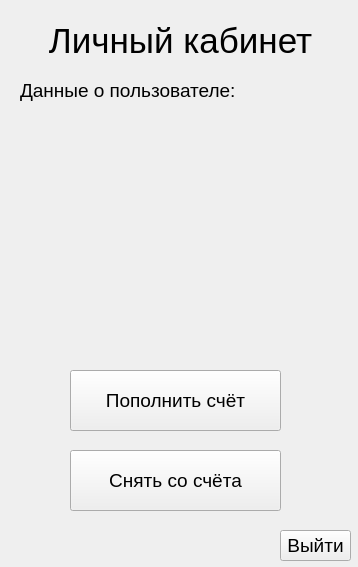
<?xml version="1.0" encoding="UTF-8"?>
<ui version="4.0">
 <class>Form</class>
 <widget class="QWidget" name="Form">
  <property name="geometry">
   <rect>
    <x>0</x>
    <y>0</y>
    <width>358</width>
    <height>567</height>
   </rect>
  </property>
  <property name="windowTitle">
   <string>Form</string>
  </property>
  <widget class="QPushButton" name="addS">
   <property name="geometry">
    <rect>
     <x>70</x>
     <y>370</y>
     <width>211</width>
     <height>61</height>
    </rect>
   </property>
   <property name="font">
    <font>
     <pointsize>14</pointsize>
    </font>
   </property>
   <property name="cursor">
    <cursorShape>PointingHandCursor</cursorShape>
   </property>
   <property name="text">
    <string>Пополнить счёт</string>
   </property>
  </widget>
  <widget class="QLabel" name="label_2">
   <property name="geometry">
    <rect>
     <x>20</x>
     <y>80</y>
     <width>241</width>
     <height>21</height>
    </rect>
   </property>
   <property name="font">
    <font>
     <pointsize>14</pointsize>
    </font>
   </property>
   <property name="text">
    <string>Данные о пользователе:</string>
   </property>
  </widget>
  <widget class="QPushButton" name="exit">
   <property name="geometry">
    <rect>
     <x>280</x>
     <y>530</y>
     <width>71</width>
     <height>31</height>
    </rect>
   </property>
   <property name="font">
    <font>
     <pointsize>14</pointsize>
    </font>
   </property>
   <property name="cursor">
    <cursorShape>PointingHandCursor</cursorShape>
   </property>
   <property name="text">
    <string>Выйти</string>
   </property>
  </widget>
  <widget class="QLabel" name="label">
   <property name="geometry">
    <rect>
     <x>10</x>
     <y>10</y>
     <width>341</width>
     <height>61</height>
    </rect>
   </property>
   <property name="font">
    <font>
     <pointsize>26</pointsize>
    </font>
   </property>
   <property name="text">
    <string>Личный кабинет</string>
   </property>
   <property name="alignment">
    <set>Qt::AlignCenter</set>
   </property>
  </widget>
  <widget class="QPushButton" name="takeS">
   <property name="geometry">
    <rect>
     <x>70</x>
     <y>450</y>
     <width>211</width>
     <height>61</height>
    </rect>
   </property>
   <property name="font">
    <font>
     <pointsize>14</pointsize>
    </font>
   </property>
   <property name="cursor">
    <cursorShape>PointingHandCursor</cursorShape>
   </property>
   <property name="text">
    <string>Снять со счёта</string>
   </property>
  </widget>
  <widget class="QLabel" name="name">
   <property name="geometry">
    <rect>
     <x>20</x>
     <y>120</y>
     <width>321</width>
     <height>21</height>
    </rect>
   </property>
   <property name="font">
    <font>
     <pointsize>14</pointsize>
    </font>
   </property>
   <property name="text">
    <string/>
   </property>
  </widget>
  <widget class="QLabel" name="patronymic">
   <property name="geometry">
    <rect>
     <x>20</x>
     <y>180</y>
     <width>321</width>
     <height>21</height>
    </rect>
   </property>
   <property name="font">
    <font>
     <pointsize>14</pointsize>
    </font>
   </property>
   <property name="text">
    <string/>
   </property>
  </widget>
  <widget class="QLabel" name="date_join">
   <property name="geometry">
    <rect>
     <x>20</x>
     <y>270</y>
     <width>321</width>
     <height>21</height>
    </rect>
   </property>
   <property name="font">
    <font>
     <pointsize>14</pointsize>
    </font>
   </property>
   <property name="text">
    <string/>
   </property>
  </widget>
  <widget class="QLabel" name="bir_date">
   <property name="geometry">
    <rect>
     <x>20</x>
     <y>240</y>
     <width>321</width>
     <height>21</height>
    </rect>
   </property>
   <property name="font">
    <font>
     <pointsize>14</pointsize>
    </font>
   </property>
   <property name="text">
    <string/>
   </property>
  </widget>
  <widget class="QLabel" name="login">
   <property name="geometry">
    <rect>
     <x>20</x>
     <y>210</y>
     <width>321</width>
     <height>21</height>
    </rect>
   </property>
   <property name="font">
    <font>
     <pointsize>14</pointsize>
    </font>
   </property>
   <property name="text">
    <string/>
   </property>
  </widget>
  <widget class="QLabel" name="surname">
   <property name="geometry">
    <rect>
     <x>20</x>
     <y>150</y>
     <width>321</width>
     <height>21</height>
    </rect>
   </property>
   <property name="font">
    <font>
     <pointsize>14</pointsize>
    </font>
   </property>
   <property name="text">
    <string/>
   </property>
  </widget>
  <widget class="QLabel" name="account">
   <property name="geometry">
    <rect>
     <x>20</x>
     <y>300</y>
     <width>321</width>
     <height>21</height>
    </rect>
   </property>
   <property name="font">
    <font>
     <pointsize>14</pointsize>
    </font>
   </property>
   <property name="text">
    <string/>
   </property>
  </widget>
 </widget>
 <resources/>
 <connections/>
</ui>
